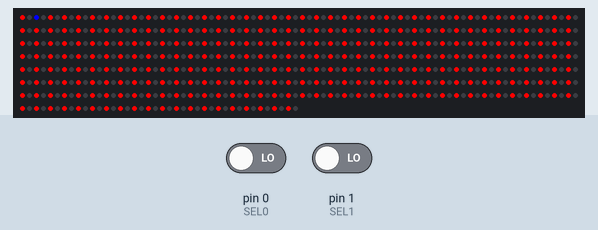
A sketch run on a simulated Arduino Uno, built with avr-gcc and run on an emulated ATmega328P. Shown: 600 RGB LEDs in strip order, left to right, continuing on the next row. Inputs (shaded band) come from the test bench; at power-on: pin 0 (SEL0) LOW, pin 1 (SEL1) LOW.

Above: at 1.3 s.
1.4 s: pin 0 (SEL0) driven HIGH
4.4 s: pin 1 (SEL1) driven HIGH
At 13.18 s:
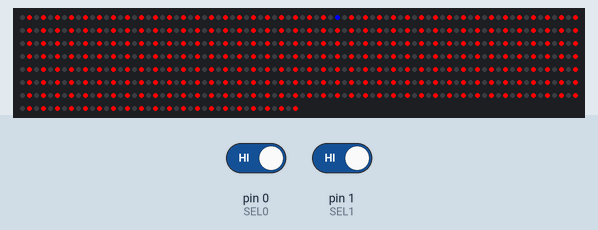
Timing chart, 0 to 13.4 s (numbered marks = the images above; inputs shaded):
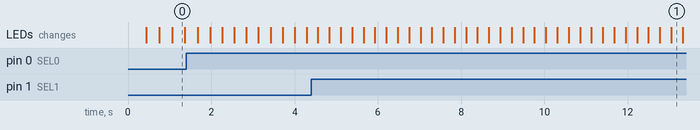

The sketch:

RoboticsLEDs.ino
```cpp
#include <Wire.h>

#include <FastLED.h>

#define SEL0 0       //NEED TO FIX
#define SEL1 1       //NEED TO FIX
#define LED_PIN 3    //NEED TO FIX
#define NUM_LEDS 600  //NEED TO FIX

//defs for effects
#define DIVE_SECTIONS 4
#define FLICKER_NUM 5
// #define debug 1
// #define debugln 1


// #ifdef debug
// debug(str) = Serial.print(str);
// #else
// debug(str);
// #endif

// #ifdef debugln
// debug(str) = Serial.println(str);
// #else
// debugln(str);
// #endif


CRGB leds[NUM_LEDS];

int sel;
int i = 0;  //primary counter
int j = 0;  //sencondar counter

void setup() {
  // put your setup code here, to run once:
  // Serial.begin(9600);
  FastLED.addLeds<WS2811, LED_PIN, RGB>(leds, NUM_LEDS);


  //Flash blue as intialization
  for (int m = 0; m < FLICKER_NUM; m++) {
    for (int k = 0; k < NUM_LEDS; k++) {
      leds[k] = CRGB::Blue;
    }
    delay(25);
    for (int k = 0; k < NUM_LEDS; k++) {
      leds[k] = CRGB::Black;
    }
  }
}

void loop() {
  int s0 = digitalRead(SEL0);
  int s1 = digitalRead(SEL1);
  sel = s0 + s1 * 10;

  switch (sel) {
    case 0:  // binary 00 - 0
      startUp();
    case 1:  // binary 01 - 1
      dive();
    case 10:  // binary 10 - 2
      nominalRun();
    case 11:  // binary 11 - 3
      error();
    default:
      leds[i] = CRGB::Blue;
  }
  inc();
  FastLED.show();
  // put your main code here, to run repeatedly:
}

void startUp() {
  // running yellow
  uint8_t yellowIntensity = sin8(j + i * 10);  // Create a phase shift for each LED

  uint8_t red = yellowIntensity;
  uint8_t green = yellowIntensity;
  uint8_t blue = 0;  // No blue for shades of yellow
  if (i % NUM_LEDS / 15 == 0)
    if (j < NUM_LEDS / 15)
      j++;
    else
      j = 0;
  leds[i] = CRGB(red, green, blue);
  delay(20);
}

void dive() {
  //running red
  leds[i] = CRGB::Red;
  for (int k = 0; k < 3; k++) {
    if (i > 1 + k) {
      for (int m = 0; m < DIVE_SECTIONS; m++) {
        if (i / DIVE_SECTIONS < NUM_LEDS / DIVE_SECTIONS)
          leds[i * (m + 1) - k - 1] = CRGB::Black;
      }
    }
  }
  delay(10);
}

void nominalRun() {
  //solid green
  leds[i] = CRGB::Green;
  delay(5);
}

void error() {
  //flashing red
  bool onOff = i % 2 == 0;
  if (onOff) {
    for (int k = 0; k < NUM_LEDS-1; k += 2) {
      leds[k] = CRGB::Red;
      leds[k + 1] = CRGB::Black;
    }
  } else {
    for (int k = 0; k < NUM_LEDS-1; k += 2) {
      leds[k + 1] = CRGB::Red;
      leds[k] = CRGB::Black;
    }
  }

  delay(250);
}


void inc() {
  i++;
  if (i > NUM_LEDS)
    i = 0;
}
```
